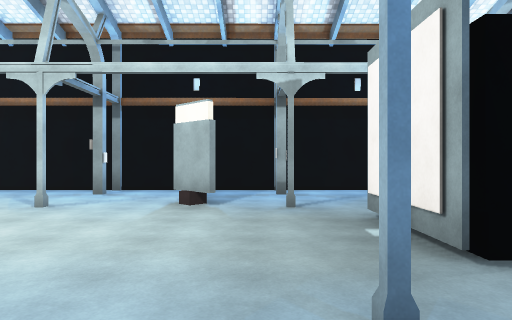
View 1 (above)

14 first-person views from a walk through a 3-D level made in the Unity game engine. The camera is 1.5 m above the floor, looks level and sees 75° across. The floor is counted in squares, 2 m on a side. Each view is taken from the middle of a square. On the plan, view 1 faces up. The plan holds only what a view shows up to about 11 squares ahead; the rest is blank. The place goes on beyond the plan. The player is left out. Some animated figures are left out. Some surface patterns are stand-ins.

View 2
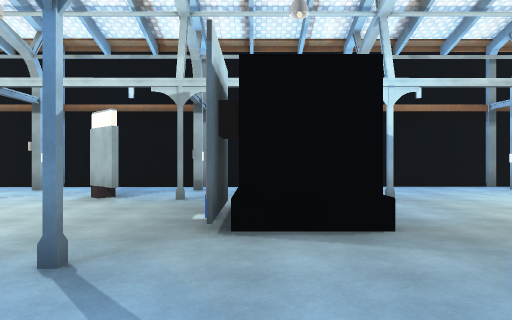

View 3
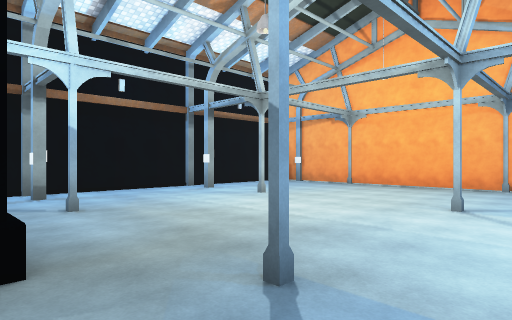

View 4
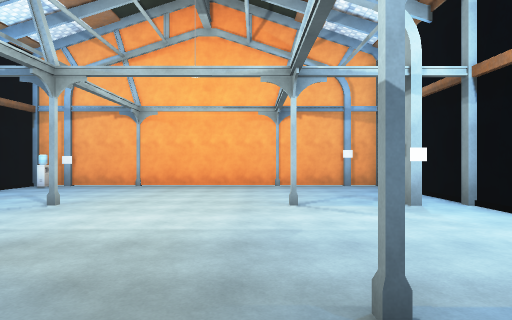

View 5
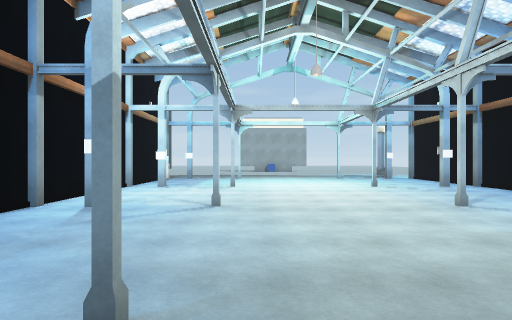

View 6
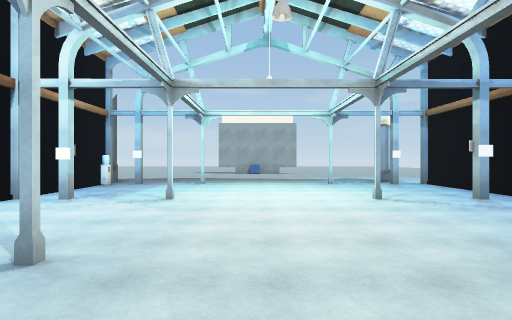

View 7
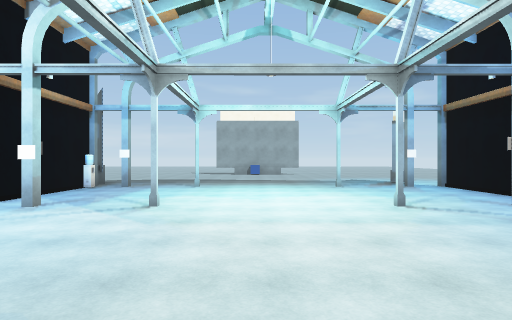

View 8
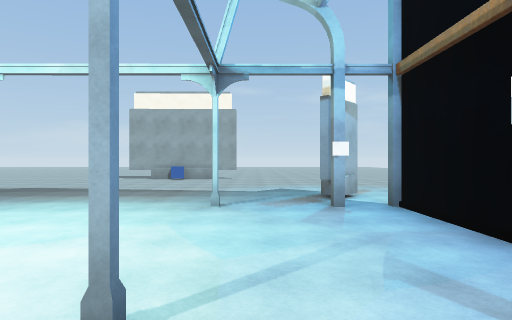

View 9
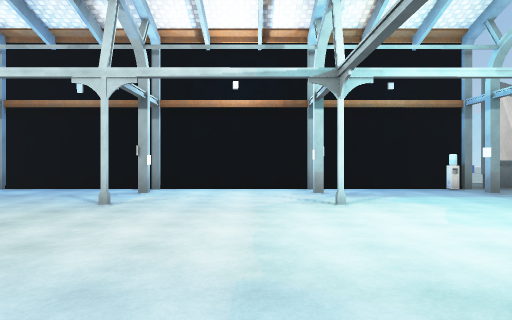

View 10
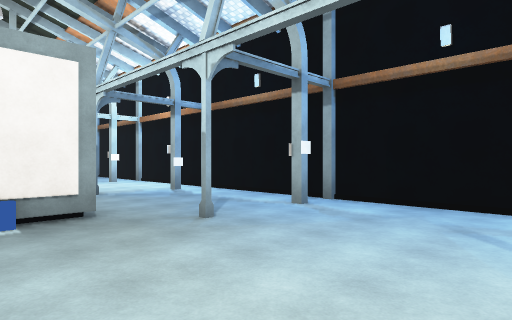

View 11
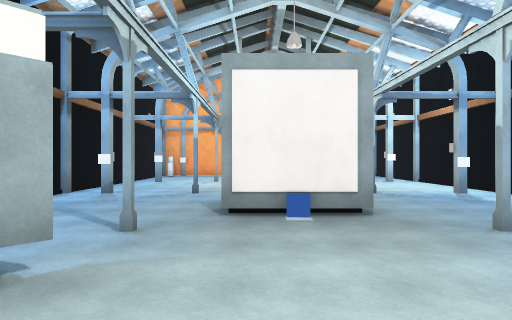

View 12
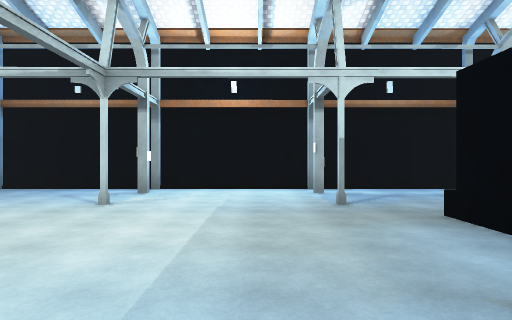

View 13
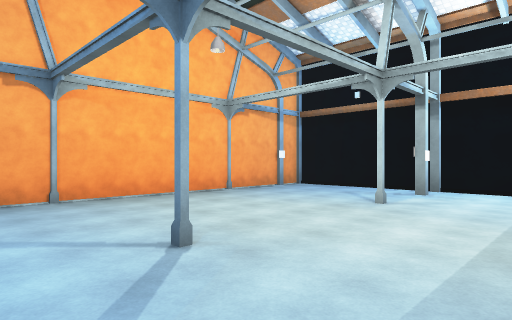

View 14
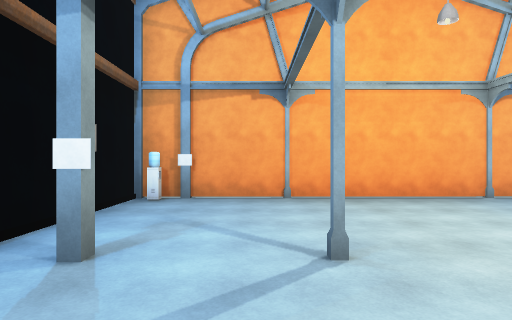

### Floor plan
Key: @ floor where view 1 was taken; # wall or solid block; . floor; C water cooler; O other object.
Columns run from 13 left of view 1 to 13 right of it. Each row starts with its distance up from view 1.
  8 O.#######################C#
  7 ..........................#
  6 ............O.............#
  5 ..#...#...#...#...#...#...#
  4 ...............OO.........#
  3 ...............OO.........#
  2 ..........................#
  1 ..#...#...#...#...#...#...#
  0 .............@............#
 -1 ..........................#
 -2 OOC########################
 -3 ..

Positions as (right, up) in squares from view 1, and headings:
1: (0, 0), facing up
2: (2, -1), facing up
3: (3, 0), facing up-right
4: (3, 2), facing right
5: (2, 2), facing left
6: (-1, 3), facing left
7: (-2, 3), facing left
8: (-6, 6), facing left
9: (-6, 7), facing down
10: (-3, 4), facing down-right
11: (-3, 4), facing right
12: (6, 7), facing down
13: (6, 7), facing down-right
14: (6, 6), facing right
